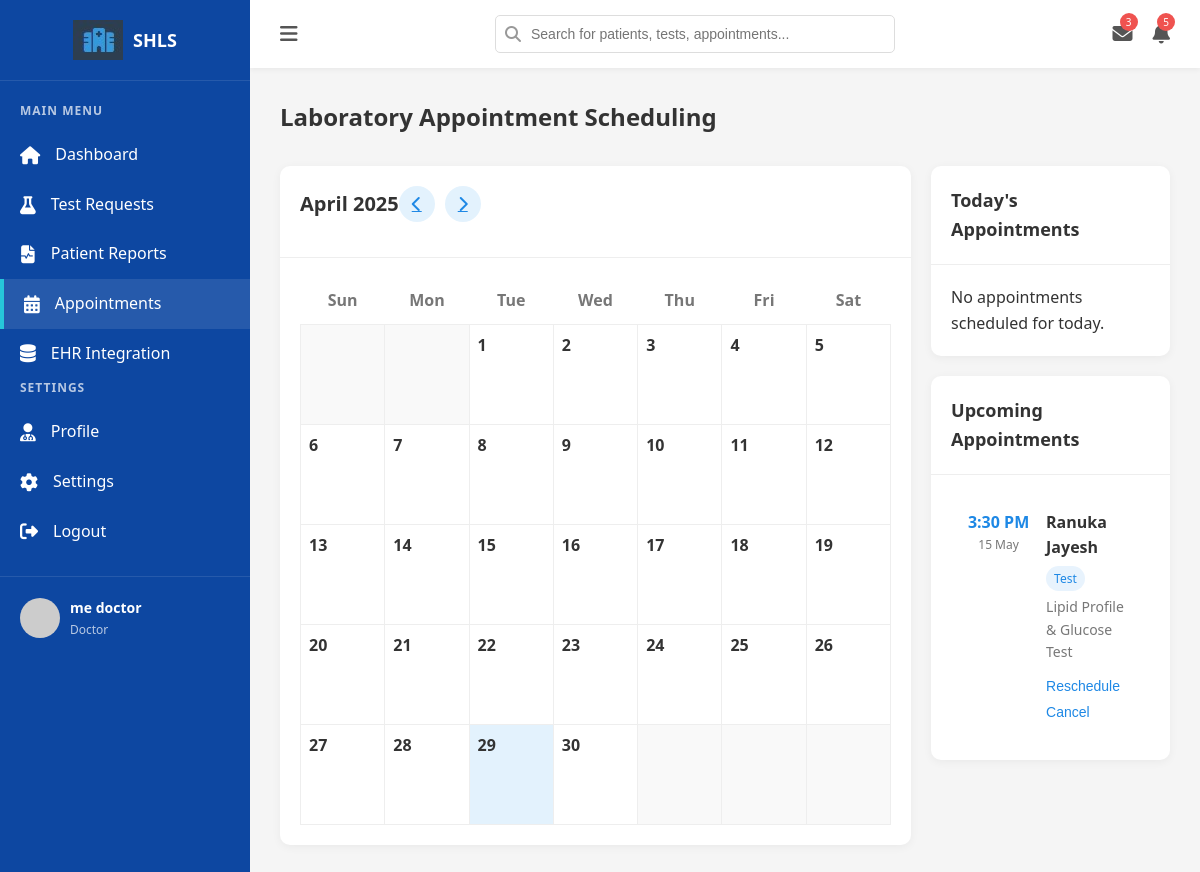
The page /appointment-scheduling.php (signed in) on the database its author committed.
### tables this page shows
CREATE TABLE `users` (
  `id` int(11) NOT NULL,
  `username` varchar(50) NOT NULL,
  `password` varchar(255) NOT NULL,
  `full_name` varchar(100) NOT NULL,
  `role` enum('admin','doctor','lab_staff','patient') NOT NULL,
  `email` varchar(100) NOT NULL,
  `status` enum('active','inactive','pending') NOT NULL DEFAULT 'pending',
  `last_login` datetime DEFAULT NULL,
  `created_at` timestamp NOT NULL DEFAULT current_timestamp(),
  `updated_at` timestamp NOT NULL DEFAULT current_timestamp() ON UPDATE current_timestamp()
);

CREATE TABLE `appointments` (
  `id` int(11) NOT NULL,
  `patient_id` int(11) NOT NULL,
  `doctor_id` int(11) NOT NULL,
  `appointment_date` date NOT NULL,
  `appointment_time` time NOT NULL,
  `test_type` varchar(100) NOT NULL,
  `lab_room` varchar(50) DEFAULT NULL,
  `status` enum('scheduled','completed','cancelled') DEFAULT 'scheduled',
  `created_at` timestamp NOT NULL DEFAULT current_timestamp()
);

CREATE TABLE `patients` (
  `id` int(11) NOT NULL,
  `first_name` varchar(50) NOT NULL,
  `last_name` varchar(50) NOT NULL,
  `date_of_birth` date NOT NULL,
  `gender` varchar(20) NOT NULL,
  `national_id` varchar(50) NOT NULL,
  `email` varchar(100) NOT NULL,
  `phone` varchar(20) NOT NULL,
  `address` text NOT NULL,
  `city` varchar(50) NOT NULL,
  `state` varchar(50) NOT NULL,
  `zip_code` varchar(20) NOT NULL,
  `country` varchar(50) NOT NULL,
  `blood_type` varchar(10) DEFAULT NULL,
  `allergies` text DEFAULT NULL,
  `medications` text DEFAULT NULL,
  `medical_conditions` text DEFAULT NULL,
  `emergency_contact` varchar(100) DEFAULT NULL,
  `emergency_phone` varchar(20) DEFAULT NULL,
  `username` varchar(50) NOT NULL,
  `password` varchar(255) NOT NULL,
  `security_question` varchar(100) NOT NULL,
  `security_answer` varchar(100) NOT NULL,
  `remember_token` varchar(64) DEFAULT NULL,
  `token_expires` datetime DEFAULT NULL,
  `created_at` timestamp NOT NULL DEFAULT current_timestamp(),
  `language_preference` varchar(2) DEFAULT 'en',
  `timezone` varchar(2) DEFAULT 'et',
  `appointment_reminders` tinyint(1) DEFAULT 1,
  `test_result_notifications` tinyint(1) DEFAULT 1,
  `doctor_messages` tinyint(1) DEFAULT 1,
  `medication_reminders` tinyint(1) DEFAULT 1,
  `health_tips` tinyint(1) DEFAULT 1,
  `data_usage_research` tinyint(1) DEFAULT 0,
  `profile_visibility` tinyint(1) DEFAULT 1,
  `two_factor_auth` tinyint(1) DEFAULT 0,
  `share_medical_records` tinyint(1) DEFAULT 1,
  `allow_email_communications` tinyint(1) DEFAULT 1,
  `allow_sms_communications` tinyint(1) DEFAULT 1
);

### appointment-scheduling.php (the view, shortened to what the rows shown need)
<?php
require_once 'config/db_connection.php';
$doctor_id = $_SESSION['doctor_id'];
$stmt = $pdo->prepare("
    SELECT a.*, p.first_name, p.last_name
    FROM appointments a
    JOIN patients p ON a.patient_id = p.id
    WHERE a.doctor_id = ?
    AND a.appointment_date >= CURDATE()
    AND a.status = 'scheduled'
    ORDER BY a.appointment_date, a.appointment_time
    LIMIT 5
");
$stmt->execute([$doctor_id]);
$upcoming_appointments = $stmt->fetchAll(PDO::FETCH_ASSOC);
$stmt = $pdo->prepare("
    SELECT u.*, d.specialization, d.department
    FROM users u
    LEFT JOIN doctors d ON u.id = d.id
    WHERE u.id = ? AND u.role = 'doctor'
");
$stmt->execute([$doctor_id]);
$doctor = $stmt->fetch(PDO::FETCH_ASSOC);
?>
<!DOCTYPE html>
<html lang="en">
<head>
    <link rel="stylesheet" href="https://cdnjs.cloudflare.com/ajax/libs/font-awesome/6.4.0/css/all.min.css">
</head>
<body>
    <div class="container">
        <div class="sidebar" id="sidebar">
            <div class="doctor-profile">
                <div class="doctor-profile-info">
                    <h4><?php echo htmlspecialchars($doctor['full_name']); ?></h4>
                    <p><?php echo htmlspecialchars($doctor['specialization'] ?? 'Doctor'); ?></p>
                </div>
            </div>
        </div>
        <div class="main-content">
            <div class="content">
                <div class="page-header">
                    <h2>Laboratory Appointment Scheduling</h2>
                </div>
                <div class="calendar-container">
                    <div>
                        <div class="card">
                            <div class="card-body">
                                <table class="calendar">
                                    <thead>
                                        <tr>
                                            <th>Sun</th>
                                            <th>Mon</th>
                                            <th>Tue</th>
                                            <th>Wed</th>
                                            <th>Thu</th>
                                            <th>Fri</th>
                                            <th>Sat</th>
                                        </tr>
                                    </thead>
                                </table>
                            </div>
                        </div>
                    </div>
                    <div>
                        <div class="card">
                            <div class="card-body">
                                <?php
                                if (count($upcoming_appointments) > 0) {
                                    foreach ($upcoming_appointments as $appointment) {
                                        $appointment_time = date('g:i A', strtotime($appointment['appointment_time']));
                                        $appointment_date = date('j M', strtotime($appointment['appointment_date']));
                                        $appointment_type = 'test';
                                        echo '<div class="upcoming-appointment">';
                                        echo '<div class="appointment-time">';
                                        echo '<div class="time">' . $appointment_time . '</div>';
                                        echo '<div class="date">' . $appointment_date . '</div>';
                                        echo '</div>';
                                        echo '<div class="appointment-info">';
                                        echo '<h4>' . htmlspecialchars($appointment['first_name'] . ' ' . $appointment['last_name']) . '</h4>';
                                        echo '<p><span class="appointment-label label-' . $appointment_type . '">' . ucfirst($appointment_type) . '</span></p>';
                                        echo '<p>' . htmlspecialchars($appointment['test_type']) . '</p>';
                                        echo '<div class="appointment-actions">';
                                        echo '<button class="reschedule-btn" data-id="' . $appointment['id'] . '">Reschedule</button>';
                                        echo '<button class="cancel-btn" data-id="' . $appointment['id'] . '">Cancel</button>';
                                        echo '</div>';
                                        echo '</div>';
                                        echo '</div>';
                                    }
                                } else {
                                    echo '<p>No upcoming appointments scheduled.</p>';
                                }
                                ?>
                                    </div>
                                        </div>
                                    </div>
                                </div>
            </div>
        </div>
    </div>
</body>
</html>

### rows shown on the page
users: full_name "me doctor"
appointments: appointment_time "3:30 PM", appointment_date "15 May", patient.last_name "Ranuka Jayesh", appointment_type "Test", test_type "Lipid Profile & Glucose Test"

### other values the page prints
$doctor['specialization'] "Doctor"
$month_name "April"
$current_year "2025"
